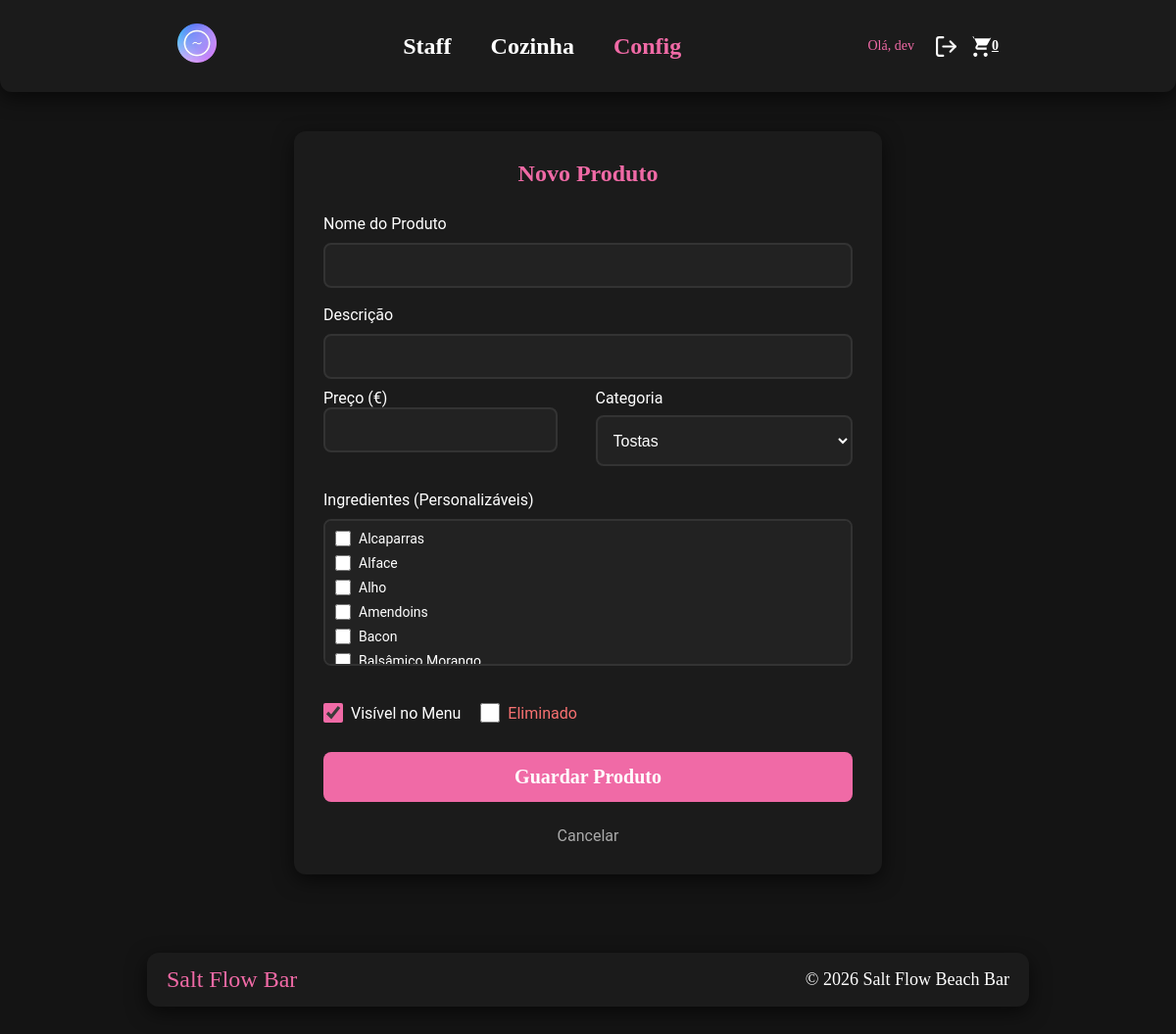
The page /product_form.php (signed in) on the database its author committed.
### tables this page shows
CREATE TABLE `ingredients` (
  `id` int(11) NOT NULL,
  `name` varchar(50) NOT NULL,
  `is_deleted` tinyint(1) DEFAULT 0
);

### product_form.php (the view, shortened to what this page needs)
<?php
require 'db_connect.php';
$product = [
    'name' => '', 'description' => '', 'price' => '', 'category_id' => '',
    'is_active' => 1, 'is_deleted' => 0
];
$product_ings = [];
$title = "Novo Produto";
$categories = $pdo->query("SELECT * FROM categories")->fetchAll();
$all_ingredients = $pdo->query("SELECT * FROM ingredients WHERE is_deleted = 0 ORDER BY name")->fetchAll();
?>
<!DOCTYPE html>
<html lang="pt">
<head>
    <link rel="stylesheet" href="style.css">
</head>
<body>
    <?php require 'header.php'; ?>
    <div class="login-container" style="margin-top: 40px; max-width: 600px;">
        <h2><?= $title ?></h2>
        <form method="post">
            <label>Nome do Produto</label>
            <input type="text" name="name" value="<?= htmlspecialchars($product['name']) ?>" required>
            <label>Descrição</label>
            <input type="text" name="description" value="<?= htmlspecialchars($product['description']) ?>">
            <div style="display:flex; gap:15px;">
                <div style="flex:1;">
                    <label>Preço (€)</label>
                    <input type="number" step="0.01" name="price" value="<?= htmlspecialchars($product['price']) ?>" required>
                </div>
                <div style="flex:1;">
                    <label>Categoria</label>
                    <select name="category_id" style="width: 100%; padding: 12px; background: #222; color: white; border: 2px solid #333; border-radius: 8px; font-size: 16px; height: 52px; margin-top: 8px;">
                        <?php foreach($categories as $c): ?>
                            <option value="<?= $c['id'] ?>" <?= $product['category_id'] == $c['id'] ? 'selected' : '' ?>><?= htmlspecialchars($c['name']) ?></option>
                        <?php endforeach; ?>
                    </select>
                </div>
            </div>
            <label style="margin-top: 15px;">Ingredientes (Personalizáveis)</label>
            <div style="max-height: 150px; overflow-y: auto; background: #222; padding: 10px; border-radius: 8px; border: 2px solid #333;">
                <?php foreach($all_ingredients as $ing): ?>
                    <div style="margin-bottom: 5px;">
                        <label style="display:inline-flex; align-items:center; gap:8px; font-size:14px; margin:0;">
                            <input type="checkbox" name="ingredients[]" value="<?= $ing['id'] ?>" <?= in_array($ing['id'], $product_ings) ? 'checked' : '' ?> style="width:16px; height:16px;">
                            <?= htmlspecialchars($ing['name']) ?>
                        </label>
                    </div>
                <?php endforeach; ?>
            </div>
            <div style="margin-top: 20px; display: flex; gap: 20px;">
                <label style="display:flex; align-items:center; gap:8px; cursor:pointer;">
                    <input type="checkbox" name="is_active" id="isActive" <?= $product['is_active'] ? 'checked' : '' ?> style="width:20px; height:20px;" onchange="if(this.checked) document.getElementById('isDeleted').checked = false;">
                    Visível no Menu
                </label>
                <label style="display:flex; align-items:center; gap:8px; cursor:pointer; color:#f87171;">
                    <input type="checkbox" name="is_deleted" id="isDeleted" <?= $product['is_deleted'] ? 'checked' : '' ?> style="width:20px; height:20px;" onchange="if(this.checked) document.getElementById('isActive').checked = false;">
                    Eliminado
                </label>
            </div>
            <button type="submit" style="margin-top: 20px;">Guardar Produto</button>
            <a href="<?= $_SESSION['role'] === 'admin' ? 'admin_products.php' : 'configurador.php' ?>" style="display:block; text-align:center; margin-top:15px; color:#aaa; text-decoration:none;">Cancelar</a>
        </form>
    </div>
    <?php include 'footer.php'; ?>

### style.css (style rules this page uses)
* { padding: 0; margin: 0; color: #fff; box-sizing: border-box; }
body { background: #141414; color: white; margin: 0; font-family: "Roboto", sans-serif; -webkit-font-smoothing: antialiased; -moz-osx-font-smoothing: grayscale; text-rendering: optimizeLegibility; }
.login-container { max-width: 400px; margin: 80px auto; padding: 30px; background: #1b1b1b; border-radius: 12px; box-shadow: 0 6px 20px rgba(0, 0, 0, 0.6); color: white; }
.login-container h2 { font-family: 'Permanent Marker', cursive; color: #f06aa6; margin-bottom: 20px; text-align: center; }
.login-container form { display: flex; flex-direction: column; gap: 10px; }
.login-container label { font-size: 16px; margin-top: 8px; }
.login-container input { padding: 12px 14px; border: 2px solid #333; background: #222; color: white; border-radius: 8px; font-size: 16px; transition: border-color 0.2s; -webkit-appearance: none; appearance: none; -webkit-tap-highlight-color: transparent; }
.login-container input[type="checkbox"] { -webkit-appearance: auto; appearance: auto; accent-color: #f06aa6; }
.login-container button { background-color: #f06aa6; color: white; border: none; padding: 14px; border-radius: 8px; margin-top: 20px; font-size: 20px; font-weight: 700; font-family: 'Amatic SC', cursive; cursor: pointer; transition: background-color 0.3s ease, transform 0.1s; min-height: 48px; -webkit-tap-highlight-color: transparent; touch-action: manipulation; }

### rows shown on the page
ingredients: name "Alcaparras"
ingredients: name "Alface"
ingredients: name "Alho"
ingredients: name "Amendoins"
ingredients: name "Bacon"
ingredients: name "Balsâmico Morango"

### other values the page prints
$_SESSION['username'] "dev"
$title "Novo Produto"
form field category_id "Tostas"
